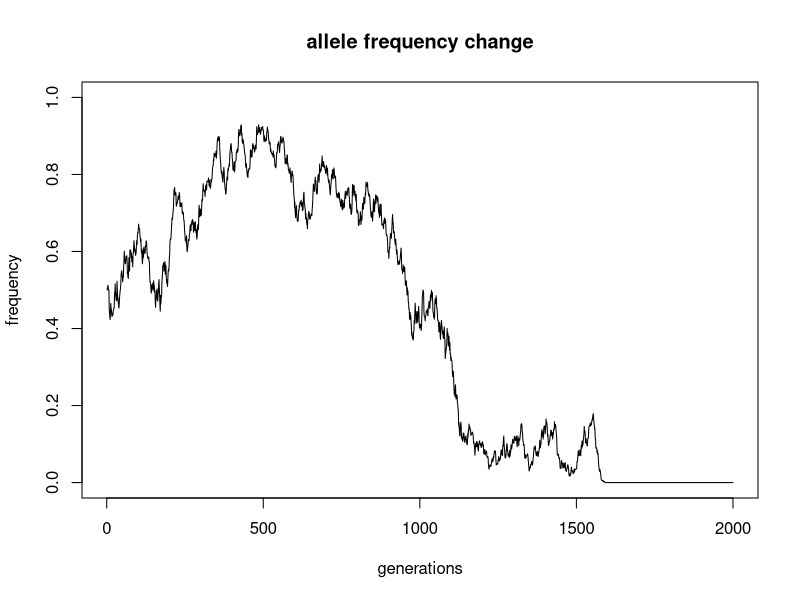
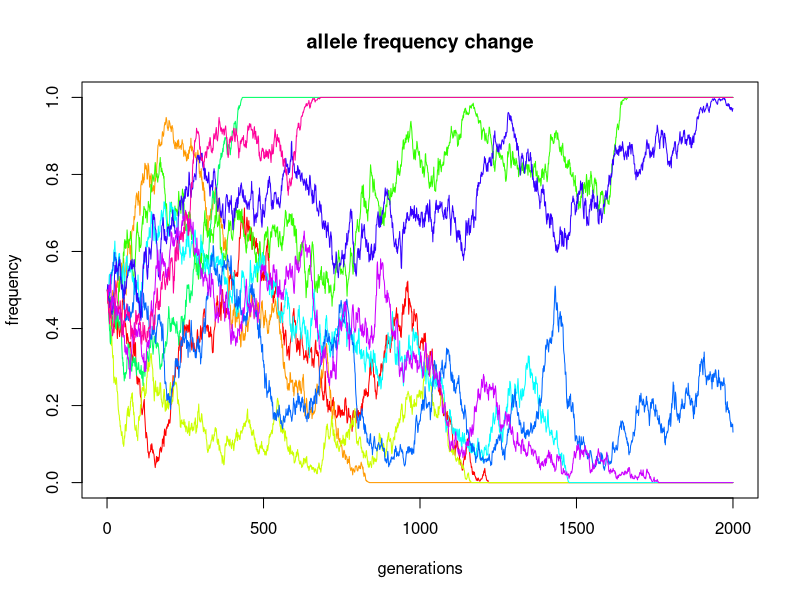
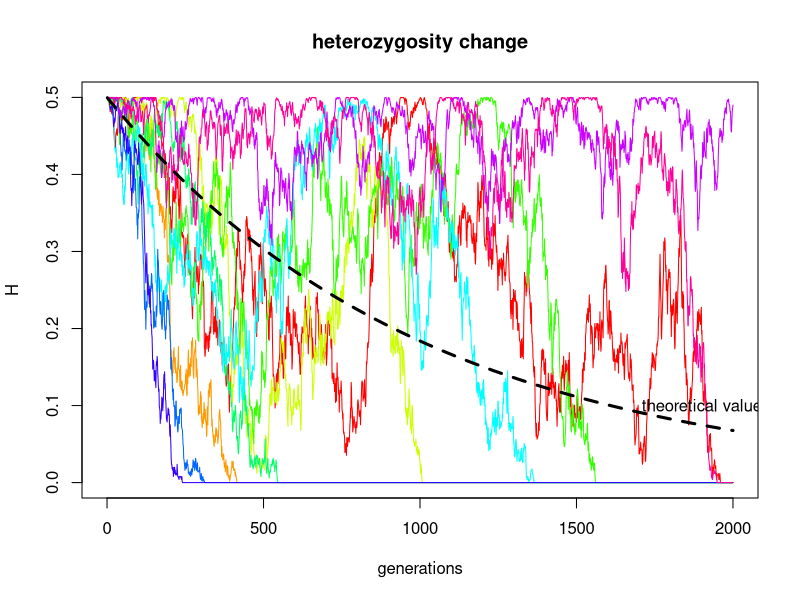

The R script that drew these images, in order:
# Genetic Drift

# Create a haploid population of 1000 individuals with alleles 0 or 1
pop <- rep(0:1, times=c(500,500))

# define an allele frequency vector (allele 0) over 2000 generations
p <- numeric(length=2000)

# the frequency of the allele 0 in the first generation (parental)
## will be the first element of our vector p:
p[1] <- mean(pop == 0)

# For each of the next generations
## calculate the allele frequency:
for(i in 2:2000) {
  
  # the next generation is a random sample of the parental pop:
  pop <- sample(pop, replace=TRUE)
  
  # allele frequency in the ith generation
  p[i] <- mean(pop == 0)

}

# Plot
plot(p, type="l", ylim=c(0,1), 
     xlab="generations", ylab="frequency", main="allele frequency change")



# Now, let's do the same for multiple populations
plot(0, type="n", xlim=c(0, 2000), ylim=c(0, 1),
     xlab="generations", ylab="frequency", main="allele frequency change")

# for each population (N = 10)
for(i in 1:10) {
  
  pop <- rep(0:1, times=c(500, 500))
  p <- numeric(2000)
  p[1] <- mean(pop == 0)

  for(j in 2:2000) {
    pop <- sample(pop, replace=TRUE)
    p[j] <- mean(pop == 0)
  }
  
  lines(p, type="l", col=rainbow(10)[i])
}


# Now, instead of the allele frequency, let's plot the heterozygosity

# call the plot function
plot(0, type="n", xlim=c(0, 2000), ylim=c(0, 0.5),
     xlab="generations", ylab="H", main="heterozygosity change")

# for each population (N = 10)
for(i in 1:10) {
  
  pop <- rep(0:1, times=c(500,500))
  p <- numeric(2000)
  p[1] <- mean(pop == 0)
  
  for(j in 2:2000) {
    pop <- sample(pop, replace=TRUE)
    p[j] <- mean(pop == 0)
  }
  
  # calculate the heterozygosity
  H <- 2*p*(1-p)
  
  # plot
  lines(H, type="l", col = rainbow(10)[i])
}

# Let's also draw the line of the theoretical decrease in the heterozygosity

N <- 1000
hetz <- numeric(2000)

for(i in 1:2000) {
 hetz[i] <- 0.5 * (1-(1/N))^i
}

# vectorized alternative:
hetz <- 0.5 * (1-(1/N))^(1:2000)

# add theoretical line to the plot
lines(hetz, lty=2, lwd=3)
text(x=1900, y=0.1, labels="theoretical value")
